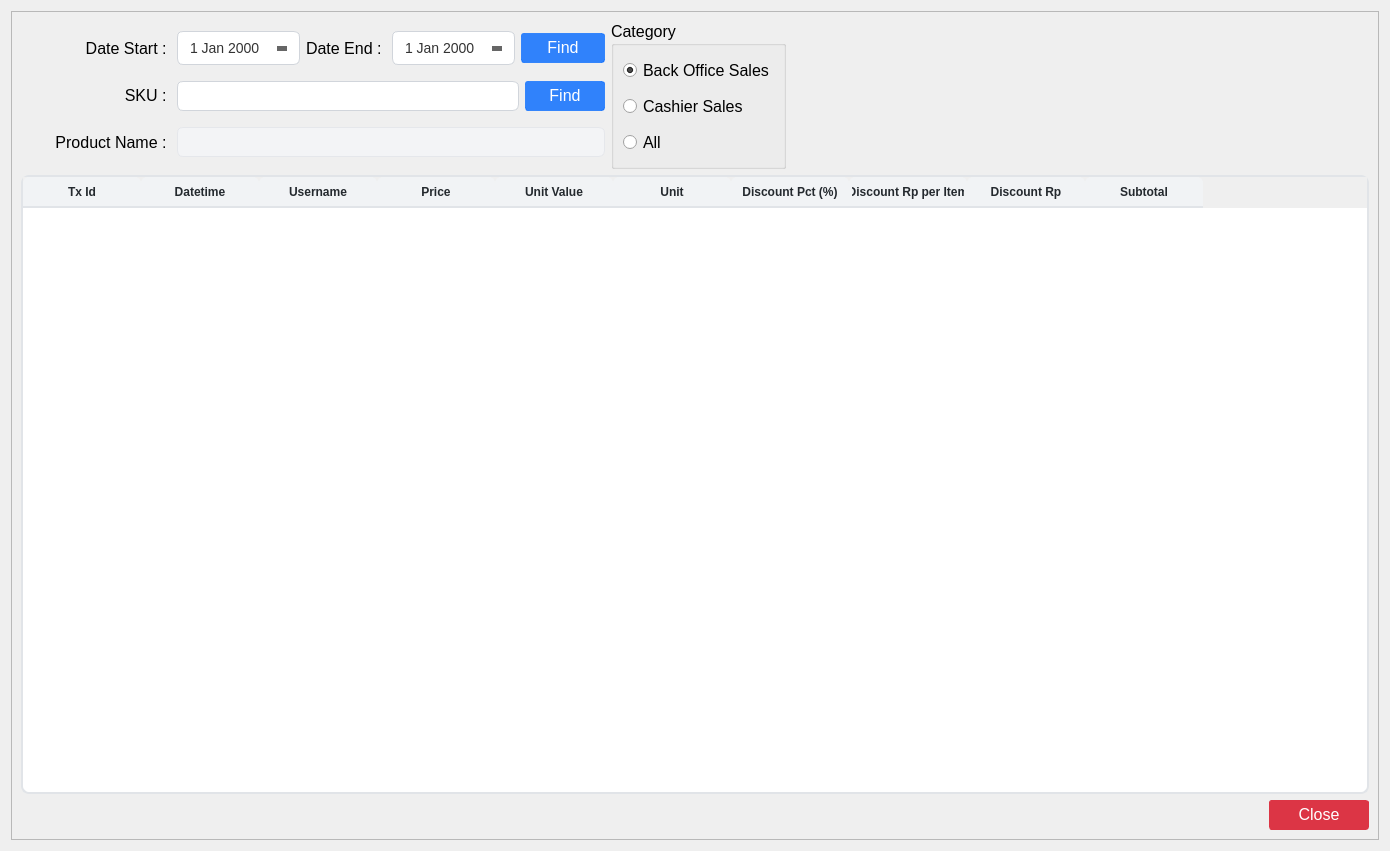
<?xml version="1.0" encoding="UTF-8"?>
<ui version="4.0">
 <class>Form</class>
 <widget class="QWidget" name="Form">
  <property name="geometry">
   <rect>
    <x>0</x>
    <y>0</y>
    <width>1390</width>
    <height>851</height>
   </rect>
  </property>
  <property name="windowTitle">
   <string>Sales per Item Report</string>
  </property>
  <property name="windowIcon">
   <iconset>
    <normaloff>../assets/item.png</normaloff>../assets/item.png</iconset>
  </property>
  <property name="styleSheet">
   <string notr="true">QLineEdit{
	border: 1px solid #d1d5db;      /* Light gray border */
    border-radius: 6px;             /* Rounded corners */
    outline: none;                  /* Remove default outline */
    color: #333;                    /* Text color */
    background-color: #fff;       /* Light gray background */
    
}

QLineEdit:focus {
    border: 1px solid #93c5fd;       /* Blue border on focus */
    background-color: #ffffff;       /* White background when focused */
}

QLineEdit:disabled {
    border: 1px solid #e5e7eb;      /* Lighter border when disabled */
    background-color: #f3f4f6;      /* Light gray background when disabled */
    color: #9ca3af;                 /* Lighter text color when disabled */
}

/* QComboBox Styling - Improved with clearer state indicators */
QComboBox {
    border: 1px solid #d1d5db;      /* Light gray border */
    border-radius: 6px;             /* Rounded corners */
    padding: 6px 12px 6px 10px;     /* Add some padding */
    min-height: 20px;               /* Minimum height */
    color: #333;                    /* Text color */
    background-color: #fff;         /* White background */
    selection-background-color: #93c5fd; /* Light blue selection */
    font-size: 14px;                /* Consistent font size */
    min-width: 6em;                 /* Minimum width */
}

QComboBox:hover:!disabled {
    border-color: #93c5fd;          /* Light blue border on hover when enabled */
    background-color: #f0f7ff;      /* Very light blue background on hover */
}

QComboBox:focus {
    border: 2px solid #3b82f6;      /* Thicker, darker blue border on focus */
    background-color: #ffffff;      /* Pure white background when focused */
}

QComboBox:disabled {
    border: 1px solid #d9dce0;      /* Very light gray border when disabled */
    background-color: #f3f4f6;      /* Light gray background when disabled */
    color: #9ca3af;                 /* Lighter text color when disabled */
}

QComboBox::drop-down {
    subcontrol-origin: padding;
    subcontrol-position: center right;
    width: 20px;
    border: none;                   /* Remove border for cleaner look */
    margin-right: 5px;              /* Add some margin */
}

/* If you don't have an icon, use this instead: */
QComboBox::down-arrow {
    width: 0;
    height: 0;
    border-left: 5px solid transparent;
    border-right: 5px solid transparent;
    border-top: 5px solid #666;     /* Arrow color */
    margin-right: 5px;
}

QComboBox::down-arrow:disabled {
    border-top: 5px solid #b0b0b0;  /* Lighter arrow color when disabled */
}

QComboBox:disabled {
    color: #9ca3af;                 /* Lighter text when disabled */
    background-color: #f3f4f6;      /* Light gray background */
    border-color: #e5e7eb;          /* Lighter border */
}

/* Add a visual indicator for disabled state */
QComboBox:disabled {
    color: #9ca3af;
    background-color: #f3f4f6;
    border: 1px solid #e5e7eb;
    padding-right: 25px;            /* Make room for the lock icon */
}

/* If you don't have a lock icon, use a pattern instead */
QComboBox:disabled {
    background-image: repeating-linear-gradient(
        45deg,
        transparent,
        transparent 5px,
        rgba(200, 200, 200, 0.1) 5px,
        rgba(200, 200, 200, 0.1) 10px
    );
}

QComboBox QAbstractItemView {
    border: 1px solid #d1d5db;
    border-radius: 0px 0px 6px 6px;
    background-color: white;
    selection-background-color: #3b82f6;  /* Darker blue for better contrast */
    selection-color: white;               /* White text on selection */
    outline: none;
    padding: 5px;
}

QComboBox QAbstractItemView::item {
    min-height: 25px;               /* Taller items for better clickability */
    padding: 5px;                   /* Padding inside items */
}

QComboBox QAbstractItemView::item:hover {
    background-color: #e5f0ff;      /* Light blue on hover */
    color: #333;
}

/* QTextEdit Styling - Similar to QLineEdit */
QTextEdit {
    border: 1px solid #d1d5db;      /* Light gray border */
    border-radius: 6px;             /* Rounded corners */
    outline: none;                  /* Remove default outline */
    color: #333;                    /* Text color */
    background-color: #fff;         /* White background */
    padding: 6px 10px;              /* Add some padding for better text display */
    selection-background-color: #93c5fd; /* Light blue selection */
}

QTextEdit:focus {
    border: 1px solid #93c5fd;      /* Blue border on focus */
    background-color: #ffffff;      /* White background when focused */
}

QTextEdit:disabled {
    border: 1px solid #e5e7eb;      /* Lighter border when disabled */
    background-color: #f3f4f6;      /* Light gray background when disabled */
    color: #9ca3af;                 /* Lighter text color when disabled */
}


/* QDateEdit Styling */
QDateEdit {
    border: 1px solid #d1d5db;
    border-radius: 6px;
    padding: 6px 10px;
    min-height: 20px;
    color: #333;
    background-color: #fff;
    font-size: 14px;
}

QDateEdit:hover:!disabled {
    border-color: #93c5fd;
    background-color: #f0f7ff;
}

QDateEdit:focus {
    border: 2px solid #3b82f6;
    background-color: #ffffff;
}

QDateEdit:disabled {
    color: #9ca3af;
    background-color: #f3f4f6;
    border: 1px dashed #c0c0c0;
}

QDateEdit::drop-down {
    subcontrol-origin: padding;
    subcontrol-position: center right;
    width: 20px;
    border: none;
    margin-right: 5px;
}

QDateEdit::down-arrow {
    width: 0;
    height: 0;
    border-left: 5px solid transparent;
    border-right: 5px solid transparent;
    border-top: 5px solid #666;
    margin-right: 5px;
}

QDateEdit::down-arrow:disabled {
    border-top: 5px solid #b0b0b0;
}

/* Calendar popup styling */
QCalendarWidget {
    background-color: white;
    border: 1px solid #d1d5db;
}

QCalendarWidget QToolButton {
    color: #333;
    background-color: transparent;
    border: 1px solid transparent;
    border-radius: 4px;
    padding: 4px;
}

QCalendarWidget QToolButton:hover {
    background-color: #f0f7ff;
    border: 1px solid #93c5fd;
}

QCalendarWidget QMenu {
    background-color: white;
    border: 1px solid #d1d5db;
    padding: 5px;
}

QCalendarWidget QSpinBox {
    border: 1px solid #d1d5db;
    border-radius: 4px;
    padding: 3px;
    background-color: white;
}

QCalendarWidget QAbstractItemView:enabled {
    background-color: white;
    color: #333;
    selection-background-color: #3b82f6;
    selection-color: white;
}

QCalendarWidget QAbstractItemView:disabled {
    color: #9ca3af;
}

QCalendarWidget QWidget#qt_calendar_navigationbar {
    background-color: #f1f5f9;
    border-bottom: 1px solid #d1d5db;
    padding: 4px;
}

QPushButton {
    text-align: center;
    white-space: nowrap;
    vertical-align: middle;
    border: 1px solid transparent;
    line-height: 1.5;
    border-radius: 3px;
    margin: 0.25rem;
	opacity: 0.55;
	padding-bottom: 2px;

}
</string>
  </property>
  <layout class="QGridLayout" name="gridLayout_3">
   <item row="0" column="0">
    <widget class="QFrame" name="frame">
     <property name="frameShape">
      <enum>QFrame::StyledPanel</enum>
     </property>
     <property name="frameShadow">
      <enum>QFrame::Raised</enum>
     </property>
     <layout class="QGridLayout" name="gridLayout_2">
      <item row="0" column="0">
       <layout class="QVBoxLayout" name="verticalLayout_3">
        <item>
         <layout class="QHBoxLayout" name="horizontalLayout_2">
          <item>
           <layout class="QVBoxLayout" name="verticalLayout_2">
            <item>
             <layout class="QHBoxLayout" name="horizontalLayout">
              <item>
               <layout class="QFormLayout" name="formLayout">
                <item row="0" column="0">
                 <widget class="QLabel" name="sales_per_item_date_start_label">
                  <property name="minimumSize">
                   <size>
                    <width>150</width>
                    <height>30</height>
                   </size>
                  </property>
                  <property name="font">
                   <font>
                    <pointsize>12</pointsize>
                   </font>
                  </property>
                  <property name="text">
                   <string>Date Start : </string>
                  </property>
                  <property name="alignment">
                   <set>Qt::AlignRight|Qt::AlignTrailing|Qt::AlignVCenter</set>
                  </property>
                 </widget>
                </item>
                <item row="0" column="1">
                 <widget class="QDateEdit" name="start_date_sales_per_item_input">
                  <property name="minimumSize">
                   <size>
                    <width>0</width>
                    <height>30</height>
                   </size>
                  </property>
                  <property name="font">
                   <font>
                    <pointsize>12</pointsize>
                   </font>
                  </property>
                  <property name="calendarPopup">
                   <bool>true</bool>
                  </property>
                 </widget>
                </item>
               </layout>
              </item>
              <item>
               <layout class="QFormLayout" name="formLayout_2">
                <item row="0" column="0">
                 <widget class="QLabel" name="sales_per_item_date_end_label">
                  <property name="minimumSize">
                   <size>
                    <width>0</width>
                    <height>30</height>
                   </size>
                  </property>
                  <property name="font">
                   <font>
                    <pointsize>12</pointsize>
                   </font>
                  </property>
                  <property name="text">
                   <string>Date End : </string>
                  </property>
                 </widget>
                </item>
                <item row="0" column="1">
                 <widget class="QDateEdit" name="end_date_sales_per_item_input">
                  <property name="minimumSize">
                   <size>
                    <width>0</width>
                    <height>30</height>
                   </size>
                  </property>
                  <property name="font">
                   <font>
                    <pointsize>12</pointsize>
                   </font>
                  </property>
                  <property name="calendarPopup">
                   <bool>true</bool>
                  </property>
                 </widget>
                </item>
               </layout>
              </item>
              <item>
               <widget class="QPushButton" name="find_sales_per_item_button">
                <property name="minimumSize">
                 <size>
                  <width>80</width>
                  <height>30</height>
                 </size>
                </property>
                <property name="font">
                 <font>
                  <pointsize>12</pointsize>
                 </font>
                </property>
                <property name="styleSheet">
                 <string notr="true">QPushButton{
    color: #fff;
    background-color: rgba(13, 110, 253, 0.85); /* RGBA with alpha channel */
    border-color: rgba(13, 110, 253, 0.7);
}
QPushButton:hover {
    background-color: rgba(11, 94, 215, 0.9);
    border-color: rgba(10, 88, 202, 0.9);
    opacity: 0.95;
}
QPushButton:disabled {
    background-color: #a8c1ff;
    border-color: #a8c1ff;
    color: #e6eeff;
}</string>
                </property>
                <property name="text">
                 <string>Find</string>
                </property>
                <property name="icon">
                 <iconset>
                  <normaloff>../assets/magnifying-glass.png</normaloff>../assets/magnifying-glass.png</iconset>
                </property>
                <property name="iconSize">
                 <size>
                  <width>14</width>
                  <height>14</height>
                 </size>
                </property>
               </widget>
              </item>
             </layout>
            </item>
            <item>
             <layout class="QHBoxLayout" name="horizontalLayout_11">
              <property name="bottomMargin">
               <number>0</number>
              </property>
              <item>
               <widget class="QLabel" name="sku_sales_per_item_label">
                <property name="sizePolicy">
                 <sizepolicy hsizetype="Maximum" vsizetype="Maximum">
                  <horstretch>0</horstretch>
                  <verstretch>0</verstretch>
                 </sizepolicy>
                </property>
                <property name="minimumSize">
                 <size>
                  <width>150</width>
                  <height>0</height>
                 </size>
                </property>
                <property name="font">
                 <font>
                  <pointsize>12</pointsize>
                 </font>
                </property>
                <property name="styleSheet">
                 <string notr="true"/>
                </property>
                <property name="text">
                 <string>SKU : </string>
                </property>
                <property name="alignment">
                 <set>Qt::AlignRight|Qt::AlignTrailing|Qt::AlignVCenter</set>
                </property>
               </widget>
              </item>
              <item>
               <widget class="QLineEdit" name="sku_sales_per_item_input">
                <property name="sizePolicy">
                 <sizepolicy hsizetype="Expanding" vsizetype="Fixed">
                  <horstretch>0</horstretch>
                  <verstretch>0</verstretch>
                 </sizepolicy>
                </property>
                <property name="minimumSize">
                 <size>
                  <width>0</width>
                  <height>30</height>
                 </size>
                </property>
                <property name="font">
                 <font>
                  <pointsize>12</pointsize>
                 </font>
                </property>
                <property name="styleSheet">
                 <string notr="true">QLineEdit {
    padding: 0;

}</string>
                </property>
                <property name="alignment">
                 <set>Qt::AlignLeading|Qt::AlignLeft|Qt::AlignVCenter</set>
                </property>
                <property name="clearButtonEnabled">
                 <bool>true</bool>
                </property>
               </widget>
              </item>
              <item>
               <widget class="QPushButton" name="find_sku_sales_per_item_button">
                <property name="sizePolicy">
                 <sizepolicy hsizetype="Minimum" vsizetype="Maximum">
                  <horstretch>0</horstretch>
                  <verstretch>0</verstretch>
                 </sizepolicy>
                </property>
                <property name="minimumSize">
                 <size>
                  <width>80</width>
                  <height>30</height>
                 </size>
                </property>
                <property name="font">
                 <font>
                  <pointsize>12</pointsize>
                 </font>
                </property>
                <property name="styleSheet">
                 <string notr="true">QPushButton{
    color: #fff;
    background-color: rgba(13, 110, 253, 0.85); /* RGBA with alpha channel */
    border-color: rgba(13, 110, 253, 0.7);
}
QPushButton:hover {
    background-color: rgba(11, 94, 215, 0.9);
    border-color: rgba(10, 88, 202, 0.9);
    opacity: 0.95;
}
QPushButton:disabled {
    background-color: #a8c1ff;
    border-color: #a8c1ff;
    color: #e6eeff;
}</string>
                </property>
                <property name="text">
                 <string>Find</string>
                </property>
                <property name="icon">
                 <iconset>
                  <normaloff>../assets/magnifying-glass.png</normaloff>../assets/magnifying-glass.png</iconset>
                </property>
                <property name="iconSize">
                 <size>
                  <width>14</width>
                  <height>14</height>
                 </size>
                </property>
               </widget>
              </item>
             </layout>
            </item>
            <item>
             <layout class="QHBoxLayout" name="horizontalLayout_3">
              <item>
               <widget class="QLabel" name="product_name_sales_per_item_label">
                <property name="minimumSize">
                 <size>
                  <width>150</width>
                  <height>0</height>
                 </size>
                </property>
                <property name="font">
                 <font>
                  <pointsize>12</pointsize>
                 </font>
                </property>
                <property name="text">
                 <string>Product Name : </string>
                </property>
                <property name="alignment">
                 <set>Qt::AlignRight|Qt::AlignTrailing|Qt::AlignVCenter</set>
                </property>
               </widget>
              </item>
              <item>
               <widget class="QLineEdit" name="product_name_sales_per_item_input">
                <property name="enabled">
                 <bool>false</bool>
                </property>
                <property name="minimumSize">
                 <size>
                  <width>218</width>
                  <height>30</height>
                 </size>
                </property>
                <property name="font">
                 <font>
                  <pointsize>12</pointsize>
                 </font>
                </property>
               </widget>
              </item>
             </layout>
            </item>
           </layout>
          </item>
          <item>
           <widget class="QGroupBox" name="groupBox">
            <property name="font">
             <font>
              <pointsize>12</pointsize>
             </font>
            </property>
            <property name="title">
             <string>Category</string>
            </property>
            <layout class="QGridLayout" name="gridLayout">
             <item row="0" column="0">
              <layout class="QVBoxLayout" name="verticalLayout">
               <item>
                <widget class="QRadioButton" name="back_office_sales_radio_button">
                 <property name="minimumSize">
                  <size>
                   <width>125</width>
                   <height>30</height>
                  </size>
                 </property>
                 <property name="font">
                  <font>
                   <pointsize>12</pointsize>
                  </font>
                 </property>
                 <property name="cursor">
                  <cursorShape>PointingHandCursor</cursorShape>
                 </property>
                 <property name="text">
                  <string>Back Office Sales</string>
                 </property>
                 <property name="checked">
                  <bool>true</bool>
                 </property>
                </widget>
               </item>
               <item>
                <widget class="QRadioButton" name="cashier_sales_radio_button">
                 <property name="minimumSize">
                  <size>
                   <width>125</width>
                   <height>30</height>
                  </size>
                 </property>
                 <property name="font">
                  <font>
                   <pointsize>12</pointsize>
                  </font>
                 </property>
                 <property name="cursor">
                  <cursorShape>PointingHandCursor</cursorShape>
                 </property>
                 <property name="text">
                  <string>Cashier Sales</string>
                 </property>
                </widget>
               </item>
               <item>
                <widget class="QRadioButton" name="all_sales_radio_button">
                 <property name="minimumSize">
                  <size>
                   <width>125</width>
                   <height>30</height>
                  </size>
                 </property>
                 <property name="font">
                  <font>
                   <pointsize>12</pointsize>
                  </font>
                 </property>
                 <property name="cursor">
                  <cursorShape>PointingHandCursor</cursorShape>
                 </property>
                 <property name="text">
                  <string>All</string>
                 </property>
                </widget>
               </item>
              </layout>
             </item>
            </layout>
           </widget>
          </item>
          <item>
           <spacer name="horizontalSpacer">
            <property name="orientation">
             <enum>Qt::Horizontal</enum>
            </property>
            <property name="sizeHint" stdset="0">
             <size>
              <width>40</width>
              <height>20</height>
             </size>
            </property>
           </spacer>
          </item>
         </layout>
        </item>
        <item>
         <widget class="QTableWidget" name="sales_per_item_table">
          <property name="minimumSize">
           <size>
            <width>0</width>
            <height>330</height>
           </size>
          </property>
          <property name="maximumSize">
           <size>
            <width>16777215</width>
            <height>16777215</height>
           </size>
          </property>
          <property name="font">
           <font>
            <pointsize>12</pointsize>
           </font>
          </property>
          <property name="styleSheet">
           <string notr="true">QTableWidget {
            background-color: #ffffff;
            alternate-background-color: #f5f8fa;
            border: 2px solid #e1e4e8;
            border-radius: 8px;
            gridline-color: #e1e4e8;
            selection-background-color: #0366d6;
            selection-color: #ffffff;
        }
        
        QTableWidget::item {
            border-bottom: 1px solid #e1e4e8;
			padding: 6px;
        }
        
        QTableWidget::item:selected {
            background-color: #0366d6;
			border: none; /* Remove any border on selected items */
        }

        QTableWidget::item:focus {
            border: none; /* Remove the focus border */
            outline: none; /* Remove the focus outline */
        }

        QHeaderView::section {
            background-color: #f1f3f5;
            color: #24292e;
            font-weight: bold;
            border: none;
            border-bottom: 2px solid #e1e4e8;
            padding: 3px;
            border-top-left-radius: 6px;
            border-top-right-radius: 6px;
        }
        
        QTableWidget QScrollBar:vertical {
            border: none;
            background: #f1f3f5;
            width: 10px;
            border-radius: 5px;
        }
        
        QTableWidget QScrollBar::handle:vertical {
            background: #c0c0c0;
            border-radius: 5px;
        }
        
        QTableWidget QScrollBar::handle:vertical:hover {
            background: #a0a0a0;
        }
        
        QTableWidget QScrollBar:horizontal {
            border: none;
            background: #f1f3f5;
            height: 10px;
            border-radius: 5px;
        }
        
        QTableWidget QScrollBar::handle:horizontal {
            background: #c0c0c0;
            border-radius: 5px;
        }
        
        QTableWidget QScrollBar::handle:horizontal:hover {
            background: #a0a0a0;
        }</string>
          </property>
          <property name="sortingEnabled">
           <bool>true</bool>
          </property>
          <attribute name="horizontalHeaderDefaultSectionSize">
           <number>118</number>
          </attribute>
          <attribute name="horizontalHeaderMinimumSectionSize">
           <number>51</number>
          </attribute>
          <attribute name="verticalHeaderDefaultSectionSize">
           <number>79</number>
          </attribute>
          <column>
           <property name="text">
            <string>Tx Id</string>
           </property>
           <property name="font">
            <font>
             <pointsize>12</pointsize>
             <weight>75</weight>
             <bold>true</bold>
            </font>
           </property>
           <property name="textAlignment">
            <set>AlignCenter</set>
           </property>
          </column>
          <column>
           <property name="text">
            <string>Datetime</string>
           </property>
           <property name="font">
            <font>
             <pointsize>12</pointsize>
             <weight>75</weight>
             <bold>true</bold>
            </font>
           </property>
           <property name="textAlignment">
            <set>AlignCenter</set>
           </property>
          </column>
          <column>
           <property name="text">
            <string>Username</string>
           </property>
           <property name="font">
            <font>
             <pointsize>12</pointsize>
             <weight>75</weight>
             <bold>true</bold>
            </font>
           </property>
           <property name="textAlignment">
            <set>AlignCenter</set>
           </property>
          </column>
          <column>
           <property name="text">
            <string>Price</string>
           </property>
           <property name="font">
            <font>
             <pointsize>12</pointsize>
             <weight>75</weight>
             <bold>true</bold>
             <kerning>false</kerning>
            </font>
           </property>
           <property name="textAlignment">
            <set>AlignCenter</set>
           </property>
          </column>
          <column>
           <property name="text">
            <string>Unit Value</string>
           </property>
           <property name="font">
            <font>
             <pointsize>12</pointsize>
             <weight>75</weight>
             <bold>true</bold>
            </font>
           </property>
           <property name="textAlignment">
            <set>AlignCenter</set>
           </property>
          </column>
          <column>
           <property name="text">
            <string>Unit</string>
           </property>
           <property name="font">
            <font>
             <pointsize>12</pointsize>
             <weight>75</weight>
             <bold>true</bold>
            </font>
           </property>
           <property name="textAlignment">
            <set>AlignCenter</set>
           </property>
          </column>
          <column>
           <property name="text">
            <string>Discount Pct (%)</string>
           </property>
           <property name="font">
            <font>
             <pointsize>12</pointsize>
             <weight>75</weight>
             <bold>true</bold>
            </font>
           </property>
           <property name="textAlignment">
            <set>AlignCenter</set>
           </property>
          </column>
          <column>
           <property name="text">
            <string>Discount Rp per Item</string>
           </property>
           <property name="font">
            <font>
             <pointsize>12</pointsize>
             <weight>75</weight>
             <bold>true</bold>
            </font>
           </property>
           <property name="textAlignment">
            <set>AlignCenter</set>
           </property>
          </column>
          <column>
           <property name="text">
            <string>Discount Rp</string>
           </property>
           <property name="font">
            <font>
             <pointsize>12</pointsize>
             <weight>75</weight>
             <bold>true</bold>
            </font>
           </property>
           <property name="textAlignment">
            <set>AlignCenter</set>
           </property>
          </column>
          <column>
           <property name="text">
            <string>Subtotal</string>
           </property>
           <property name="font">
            <font>
             <pointsize>12</pointsize>
             <weight>75</weight>
             <bold>true</bold>
            </font>
           </property>
           <property name="textAlignment">
            <set>AlignCenter</set>
           </property>
          </column>
         </widget>
        </item>
        <item>
         <layout class="QHBoxLayout" name="horizontalLayout_4">
          <item>
           <spacer name="horizontalSpacer_2">
            <property name="orientation">
             <enum>Qt::Horizontal</enum>
            </property>
            <property name="sizeHint" stdset="0">
             <size>
              <width>40</width>
              <height>20</height>
             </size>
            </property>
           </spacer>
          </item>
          <item>
           <widget class="QPushButton" name="close_button">
            <property name="minimumSize">
             <size>
              <width>100</width>
              <height>30</height>
             </size>
            </property>
            <property name="font">
             <font>
              <pointsize>12</pointsize>
             </font>
            </property>
            <property name="styleSheet">
             <string notr="true">QPushButton {
    color: #fff;
    background-color: #dc3545;
    border-color: #dc3545;
}
QPushButton:hover {
    background-color: #bb2d3b;
    border-color: #b02a37;
}</string>
            </property>
            <property name="text">
             <string>Close</string>
            </property>
            <property name="icon">
             <iconset>
              <normaloff>../assets/close.png</normaloff>../assets/close.png</iconset>
            </property>
            <property name="iconSize">
             <size>
              <width>12</width>
              <height>12</height>
             </size>
            </property>
           </widget>
          </item>
         </layout>
        </item>
       </layout>
      </item>
     </layout>
    </widget>
   </item>
  </layout>
 </widget>
 <resources/>
 <connections/>
</ui>
